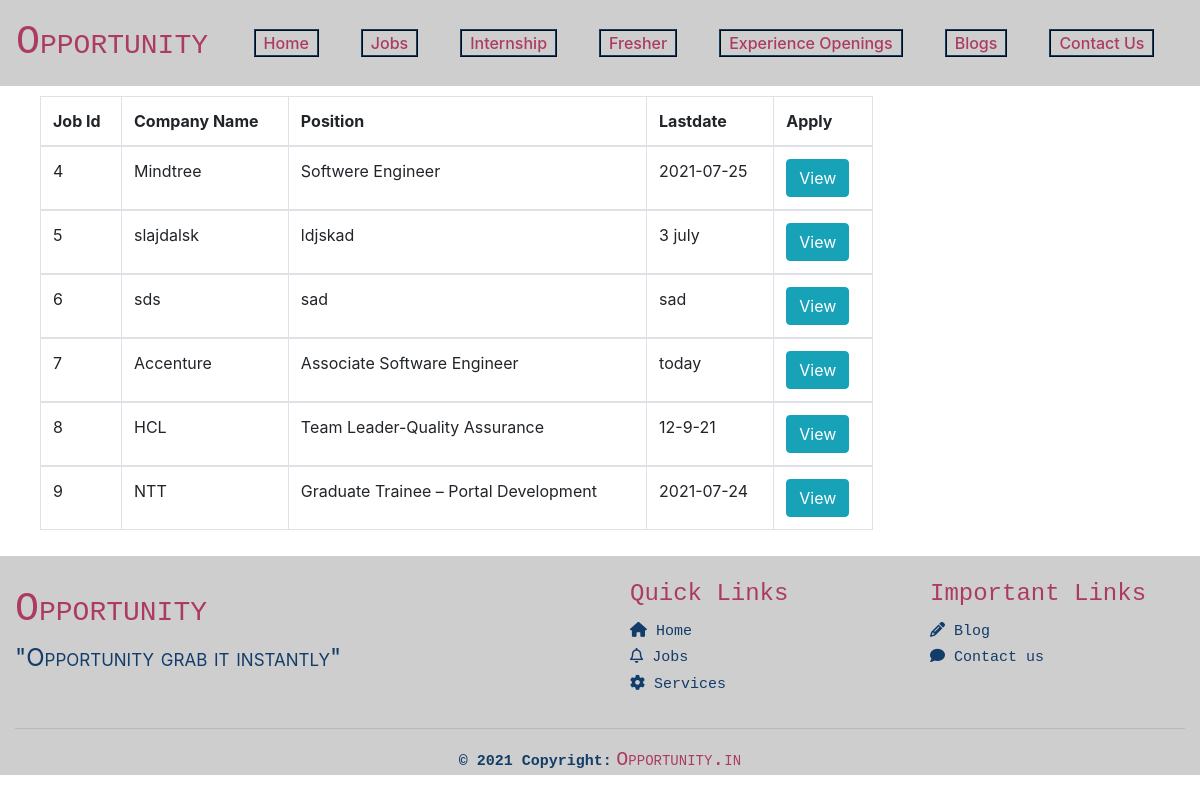
/jobs.php, run on the app's committed database.
### tables this page shows
CREATE TABLE `jobs` (
  `jobid` int(11) NOT NULL,
  `jobtitle` varchar(500) NOT NULL,
  `aboutcompany` varchar(1000) NOT NULL,
  `companyname` varchar(600) NOT NULL,
  `position` varchar(600) NOT NULL,
  `jobtype` varchar(100) NOT NULL,
  `required` varchar(100) NOT NULL,
  `salary` varchar(600) NOT NULL,
  `lastdate` varchar(600) NOT NULL,
  `quali` varchar(100) NOT NULL,
  `job_uplode_date` varchar(40) NOT NULL,
  `status` varchar(10) NOT NULL,
  `year` varchar(100) NOT NULL,
  `eligibility` varchar(1000) NOT NULL,
  `skills` varchar(1000) NOT NULL,
  `bond` varchar(60) NOT NULL,
  `locations` varchar(600) NOT NULL,
  `branch` varchar(600) NOT NULL,
  `applylink` varchar(600) NOT NULL
);

### jobs.php (the view, shortened to what this page needs)
<?php
	include 'navbar.php';
?>
<body>
<div class="container jobtable">
    <div class="row">
        <div class="col-md-9">
            <table class="table table-bordered">
                <thead>
                    <tr>
                        <th>Job Id</th>
                        <th>Company Name</th>
                        <th>Position</th>
                        <th>Lastdate</th>
                        <th>Apply</th>
                    </tr>
                </thead>
                <?php
                    include("dbconnection.php");
                    $sql = "SELECT * FROM jobs ";
                    $result = mysqli_query($conn,$sql);
                    if(mysqli_num_rows($result)>0)
                    {
                        while ($row=mysqli_fetch_assoc($result))
                        {
                            $jobid = $row['jobid'];
                            $companyname = $row['companyname'];
                            $position = $row['position'];
                            $lastdate = $row['lastdate'];
                ?>
                <tbody>
                    <tr>
                        <td><?php echo"$jobid" ?></td>
                        <td><?php echo"$companyname" ?></td>
                        <td><?php echo"$position" ?></td>
                        <td><?php echo"$lastdate" ?></td>
                        <td><a href="moredetails.php?value=<?php echo $jobid;?>" class="btn btn-info">View</a></td>
                    </tr>
                </tbody>
            <?php
            }
            ?>
            </table>
        </div>
        <?php
        }
        else
        {
            echo "<br>RECORD NOT FOUND";
        }
        ?>
        <div class="col-md-3">
        </div>
    </div>
</div>
</body>
<?php
    include"footer.php";
?>

### navbar.php (style rules this page uses)
:root { --p1: #AC3B61; --p2: #123C69; --s1:#cecece; --s2: #cecece; }
body { text-decoration: none; -webkit-user-select: none; }

### jobs.php (style rules this page uses)
.jobtable { padding: 10px; }

### footer.php (style rules this page uses)
:root { --p1: #AC3B61; --p2: #123C69; --s1:#cecece; --s2: #cecece; }
body { text-decoration: none; }

### data on the page
jobs: jobid "4", companyname "Mindtree", position "Softwere Engineer", lastdate "2021-07-25"
jobs: jobid "5", companyname "slajdalsk", position "ldjskad", lastdate "3 july"
jobs: jobid "6", companyname "sds", position "sad", lastdate "sad"
jobs: jobid "7", companyname "Accenture", position "Associate Software Engineer", lastdate "today"
jobs: jobid "8", companyname "HCL", position "Team Leader-Quality Assurance", lastdate "12-9-21"
jobs: jobid "9", companyname "NTT", position "Graduate Trainee – Portal Development", lastdate "2021-07-24"
